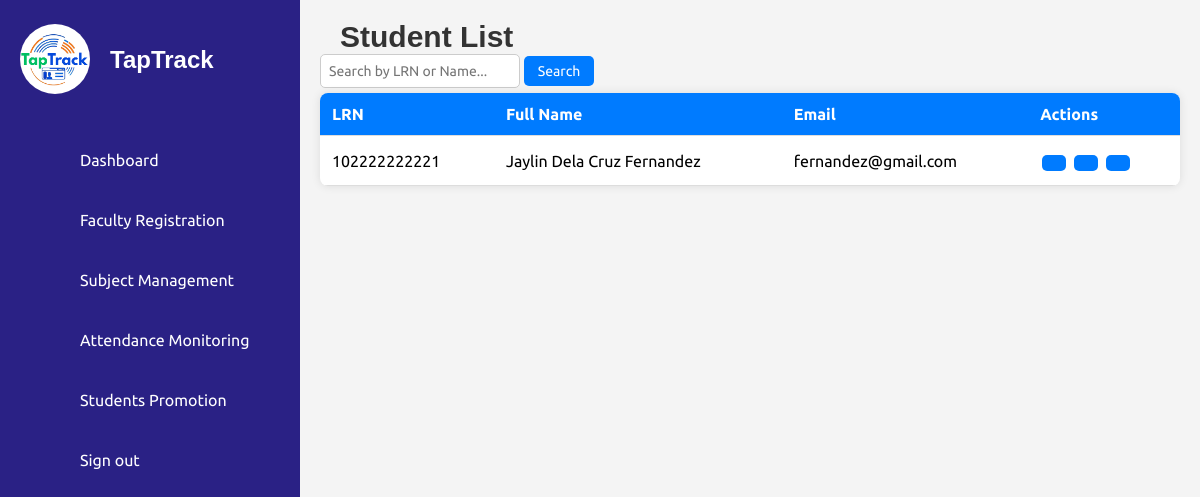
The app's page /details_student.php, older data.
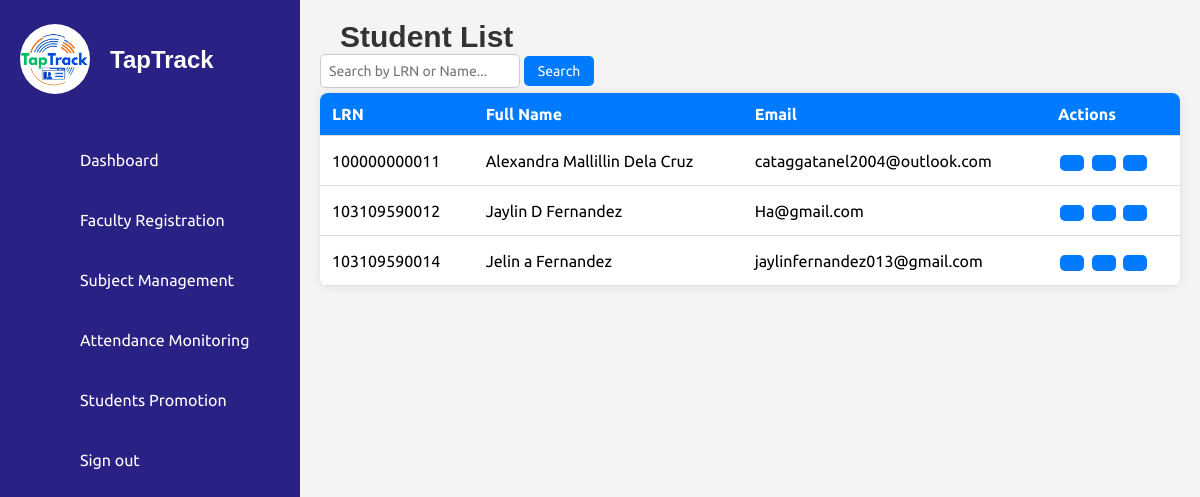
The same page, newer data.
### tables this page shows
CREATE TABLE `students` (
  `id` int(11) NOT NULL,
  `first_name` varchar(50) NOT NULL,
  `middle_name` varchar(50) DEFAULT NULL,
  `last_name` varchar(50) NOT NULL,
  `lrn` varchar(12) NOT NULL,
  `date_of_birth` date NOT NULL,
  `gender` enum('Male','Female') NOT NULL,
  `citizenship` varchar(50) NOT NULL,
  `address` text NOT NULL,
  `contact_number` varchar(15) NOT NULL,
  `email` varchar(100) NOT NULL,
  `guardian_name` varchar(100) NOT NULL,
  `guardian_contact` varchar(15) NOT NULL,
  `guardian_address` varchar(250) NOT NULL,
  `guardian_relationship` varchar(50) NOT NULL,
  `elementary_school` varchar(100) NOT NULL,
  `year_graduated` year(4) NOT NULL,
  `birth_certificate` varchar(255) NOT NULL,
  `id_photo` varchar(255) NOT NULL,
  `good_moral` varchar(255) DEFAULT NULL,
  `student_signature` varchar(255) NOT NULL,
  `section` varchar(50) DEFAULT NULL,
  `school_year` varchar(9) NOT NULL,
  `grade_level` varchar(20) DEFAULT NULL,
  `student_type` varchar(50) NOT NULL,
  `verified_at` timestamp NOT NULL DEFAULT current_timestamp(),
  `created_at` timestamp NOT NULL DEFAULT current_timestamp(),
  `rfid` varchar(50) DEFAULT NULL,
  `promotion_status` varchar(50) DEFAULT NULL
);

### details_student.php (the view, shortened to what this page needs)
<?php
include('db_connection.php');
$query = "SELECT lrn, CONCAT(first_name, ' ', middle_name, ' ', last_name) AS fullname, email, student_type
          FROM students";
$result = mysqli_query($conn, $query);
$students = [];
if (mysqli_num_rows($result) > 0) {
    $students = mysqli_fetch_all($result, MYSQLI_ASSOC);
}
?>
<!DOCTYPE html>
<html lang="en">
<head>
    <link rel="stylesheet" href="assets/css/style.css">
</head>
<body>
<?php include('sidebar.php'); ?>
<div class="main-content">
    <h2>Student List</h2>
    <div class="search-container">
    <div class="left-search">
    <form id="searchForm" onsubmit="return handleSearch(event)">
        <input type="text" id="searchInput" placeholder="Search by LRN or Name...">
        <button type="submit">Search</button>
    </form>
</div>
    <table class="student-table" id="studentTable">
        <thead>
            <tr>
                <th>LRN</th>
                <th>Full Name</th>
                <th>Email</th>
                <th>Actions</th>
            </tr>
        </thead>
        <tbody id="studentTableBody">
            <?php foreach ($students as $student): ?>
                <tr data-type="<?= strtolower($student['student_type']) ?>">
                    <td><?= $student['lrn'] ?></td>
                    <td><?= $student['fullname'] ?></td>
                    <td><?= $student['email'] ?></td>
                    <td>
                        <button class='edit-btn' onclick='redirectToStudentInfo("<?= $student['lrn'] ?>")'><ion-icon name="create-outline"></ion-icon></button>
                        <button class='archive-btn'><ion-icon name="archive-outline"></ion-icon></button>
                        <button class='views-btn' onclick='redirectToStudentInfo("<?= $student['lrn'] ?>")'>
                        </button>
                    </td>
                </tr>
            <?php endforeach; ?>
        </tbody>
    </table>
</div>
</body>
</html>

Row changes from the older to the newer data that the page shows:
removed students: lrn "102222222221", fullname "Jaylin Dela Cruz Fernandez", email "fernandez@gmail.com"
added students: lrn "100000000011", fullname "Alexandra Mallillin Dela Cruz", email "cataggatanel2004@outlook.com"
added students: lrn "103109590012", fullname "Jaylin D Fernandez", email "Ha@gmail.com"
added students: lrn "103109590014", fullname "Jelin a Fernandez", email "jaylinfernandez013@gmail.com"
